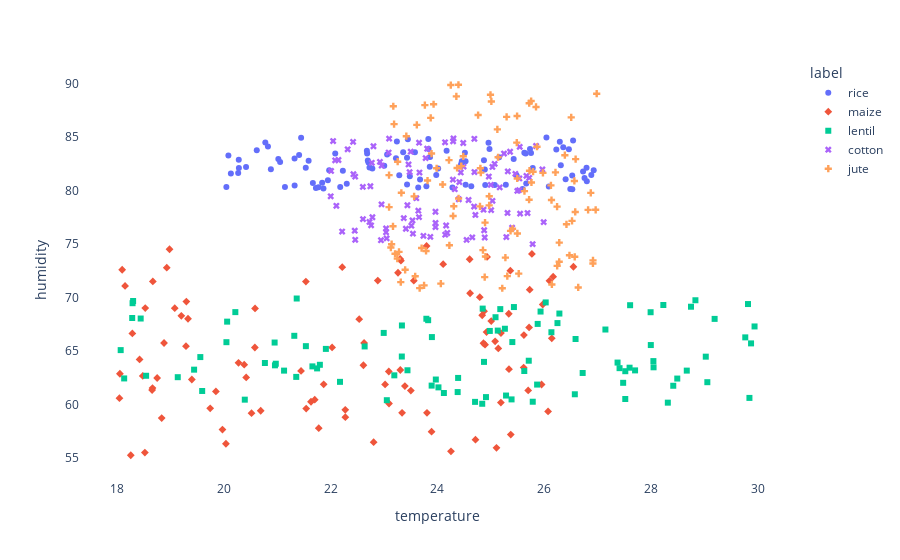

Source (notebook cell):
### Code cell
fig = px.scatter(crop_df , x = crop_df['temperature'] , y = crop_df['humidity'] , color=crop_df['label'] , symbol=crop_df['label'])
fig.update_layout(plot_bgcolor='white')
fig.update_xaxes(showgrid=False)
fig.update_yaxes(showgrid=False)
fig.show()
